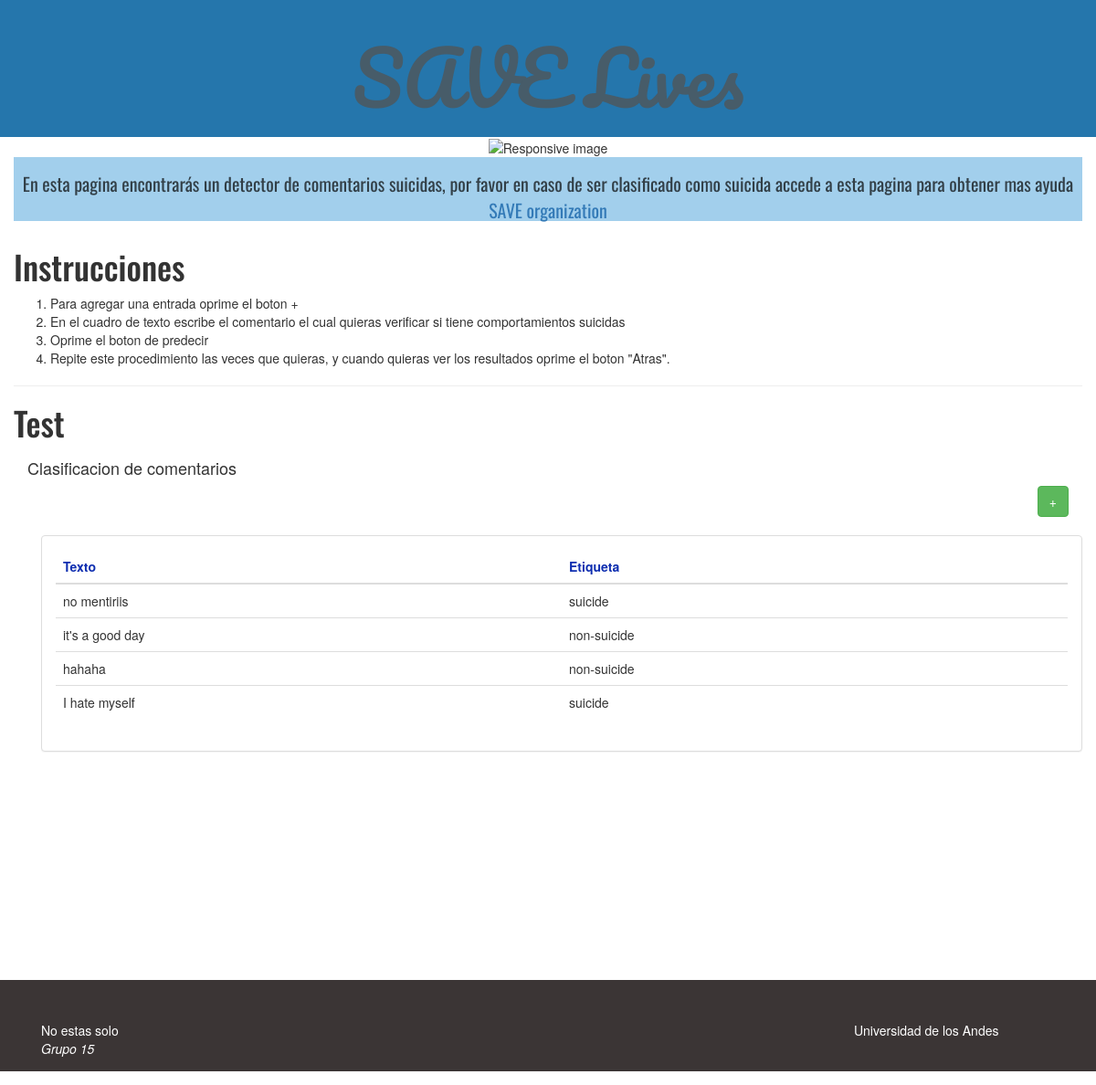
Page /inputs/ on the earlier database version.
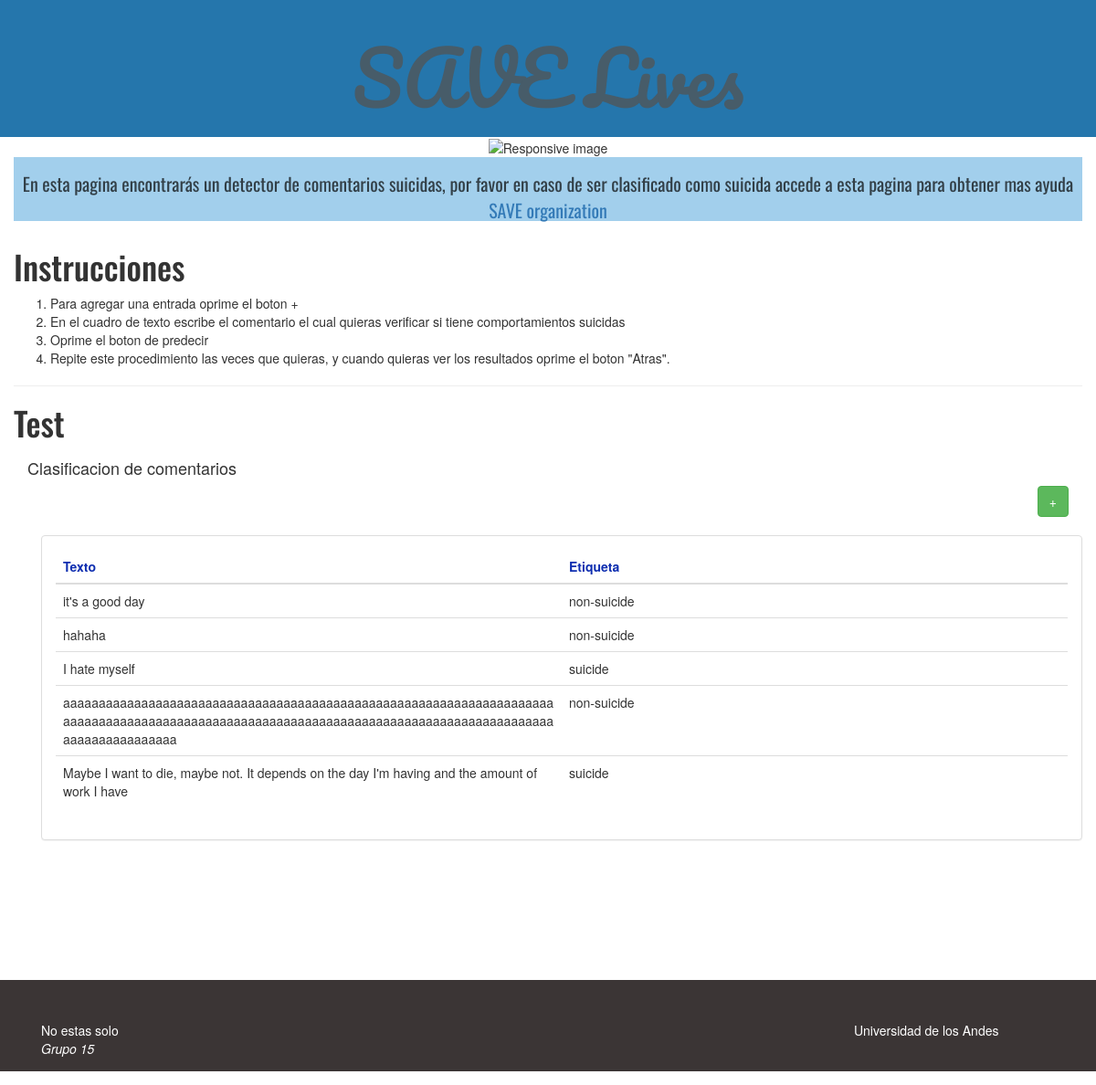
Same page on the later database version.
### inputs/models.py (models this page shows, shortened)
class Input(models.Model):
    text = models.TextField()
    result = models.CharField(auto_created=True, max_length=100)

### inputs/views.py (the view)
# urls.py: path('inputs/', views.inputs_list),
def inputs_list(request):
    inputs = get_inputs()
    context = {
        'inputs_list': inputs
    }
    return render(request, 'inputs.html', context)

### inputs/logic/logic_inputs.py (called while the page is built)
def get_inputs():
    queryset = Input.objects.all()
    return (queryset)

### inputs/templates/inputs.html (shortened to what this page needs)
{% extends 'index.html' %}
{% block content %}
<head>
</head>
<div class="content">
    <div class="">
        <div class="page-header-title">
            <h4 class="page-title">Clasificacion de comentarios</h4>
            <div style="text-align:right;">
                <button type="button" class="btn btn-success waves-effect waves-light"
                        onClick=" window.location.href='/inputscreate' " style="text-align:center;">+
                </button>
            </div>
        </div>
    </div>
    <br>
    <div class="page-content-wrapper">
        <div class="container">
            <div class="panel panel-default">
                <div class="panel-body">
                    <table class="table table-hover">
                        <thead>
                        <tr style="color:#0E2EB0">
                            <th>Texto</th>
                            <th>Etiqueta</th>
                        </tr>
                        </thead>
                        <tbody>
                        {% for inputs in inputs_list %}
                        <tr>
                            <td>{{ inputs.text }}</td>
                            <td>{{ inputs.result }}</td>
                        </tr>
                        {% endfor %}
                        </tbody>
                    </table>
                </div>
            </div>
        </div>
    </div>
</div>
{% endblock %}

Differences in the rows shown:
removed Input: text "no mentiriis", result "suicide"
added Input: text "aaaaaaaaaaaaaaaaaaaaaaaaaaaaaaaaaaaaaaaaaaaaaaaaaaaaaaaaaaaaaaaaaaaaaaaaaaaaaaaaaaaaaaaaaaaaaaaaaaaaaaaaaaaaaaaaaaaaaaaaaaaaaaaaaaaaaaaaaaaaaaaaaaaaaaaaaa", result "non-suicide"
added Input: text "Maybe I want to die, maybe not. It depends on the day I'm having and the amount of work I have", result "suicide"
